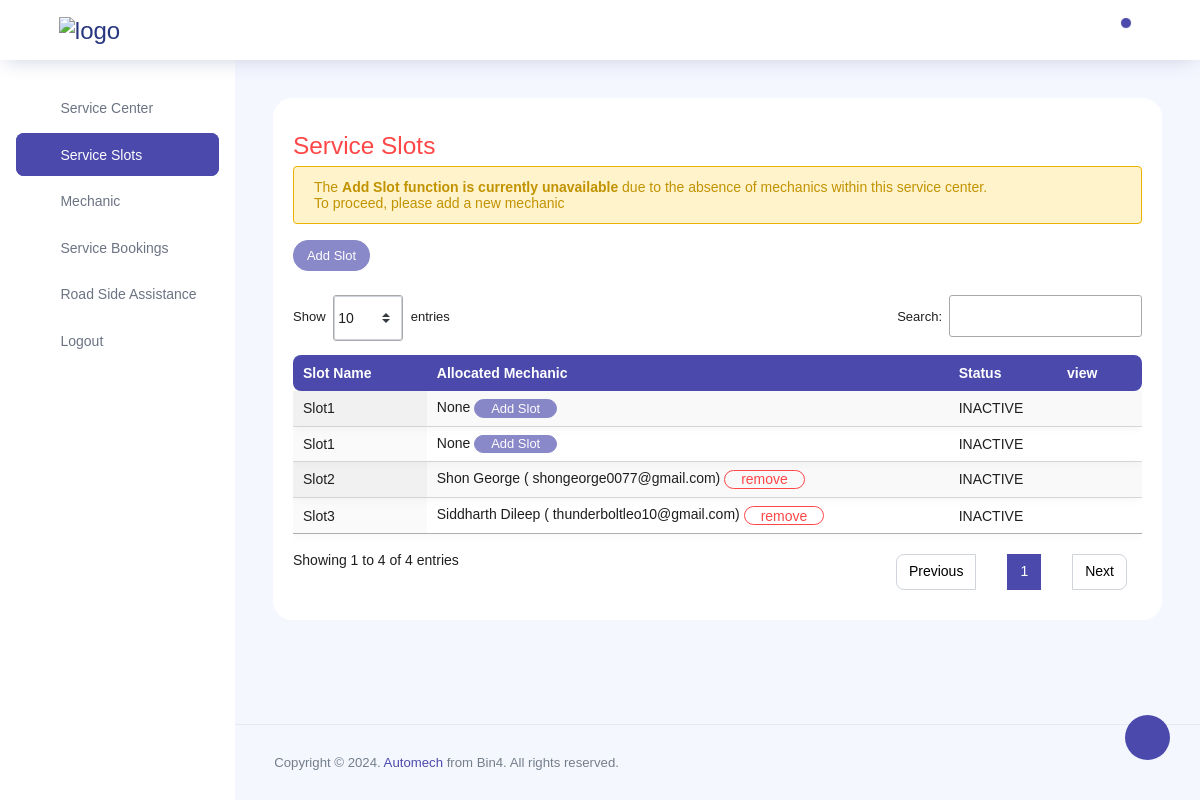
Page /manager/service_slots/ (signed in) on the committed database.
### client/models.py (models this page shows, shortened)
class ServicesSlots(models.Model):
    slotname = models.CharField(max_length=100)
    service_center = models.ForeignKey(ServiceCenter, on_delete=models.CASCADE)
    allocated_mech = models.ForeignKey(Client, on_delete=models.CASCADE, null=True, blank=True)  # Assuming Client is the correct model for the mechanic
    STATUS_CHOICES = [('ACTIVE','Active'),('INACTIVE','Inactive')]
    status = models.CharField(max_length=50, choices=STATUS_CHOICES, default='INACTIVE')
    slug = models.SlugField(unique=True, blank=True)

class User(AbstractUser):
    email=models.EmailField(max_length=100,unique=True)
    USERNAME_FIELD='email'
    REQUIRED_FIELDS=['first_name', 'last_name']
    class Role(models.TextChoices):
        ADMIN="ADMIN",'Admin'
        MECHANIC="MECHANIC",'Mechanic'
        MANAGER="MANAGER",'Manager'
        CLIENT="CLIENT",'Client'
    slug = models.SlugField(unique=True,blank=True)
    base_role = Role.CLIENT
    role = models.CharField(max_length=50, choices=Role.choices)
    objects = CustomUserManager()

### client/manager_views.py (the view)
# urls.py: path('service_slots/',views.manager_slots,name="service_slots"),
@manager_required
def manager_slots(request):
    if request.method == 'POST':
        form = ServicesSlotsForm(request.POST, user=request.user)
        if form.is_valid():
            form.instance.service_center = request.user.servicecenter
            form.save()
            return redirect('service_slots')
        form1 = SlotsMechAddForm(request.POST, user=request.user)
        if form1.is_valid():
            slug = request.POST.get('slotslug')
            man_id = request.POST.get('Mechanic')
            mech = User.objects.get(id = man_id)
            services_slot = get_object_or_404(ServicesSlots, slug=slug)
            services_slot.allocated_mech = mech
            services_slot.save()
        return redirect('service_slots')
    else:
        form = ServicesSlotsForm(user=request.user)
        form1 = SlotsMechAddForm(user=request.user)
    user =request.user
    mcount = available_mechanics(request.user)
    service_slots = ServicesSlots.objects.filter(service_center=user.servicecenter)
    context = {
        'form': form,
        'mcount': mcount,
        'service_slots': service_slots,
        'form1': form1,
    }
    return render(request, 'manager/manager_slots.html', context)

### client/forms.py (shortened to what this page needs)
class ServicesSlotsForm(forms.ModelForm):
    class Meta:
        model = ServicesSlots
        fields = ['slotname', 'allocated_mech']
        widgets = {
            'slotname': forms.TextInput(attrs={'placeholder': 'Enter the Slot Name','class': 'form-control'}),
            'allocated_mech': forms.Select(attrs={'class': 'form-control'}),
            }
    def __init__(self, *args, user=None, **kwargs):
        super().__init__(*args, **kwargs)
        self.user = user
        self.fields['allocated_mech'] = AvailableMechanicChoiceField(queryset=self.get_available_mechanics())
    def get_available_mechanics(self):
        service_center_instance = self.user.servicecenter
        mechanic_list = mechanicList.objects.filter(service_center=service_center_instance).values_list('mechanic', flat=True)
        existing_slot = ServicesSlots.objects.values_list('allocated_mech', flat=True)
        allocated_mechanics = Client.objects.filter(pk__in=existing_slot)
        available_mechanics = Client.objects.filter(pk__in=mechanic_list).exclude(pk__in=allocated_mechanics)
        return available_mechanics

class SlotsMechAddForm(forms.Form):
    slotslug = forms.CharField()
    class Meta:
        fields = ['Mechanic','slotslug']
        widgets = {
            'Mechanic': forms.Select(attrs={'class': 'form-control'}),
            }
    def __init__(self, *args, user=None, **kwargs):
        super().__init__(*args, **kwargs)
        self.user = user
        self.fields['Mechanic'] = AvailableMechanicChoiceField(queryset=self.get_available_mechanics())
    def get_available_mechanics(self):
        service_center_instance = self.user.servicecenter
        mechanic_list = mechanicList.objects.filter(service_center=service_center_instance).values_list('mechanic', flat=True)
        existing_slot = ServicesSlots.objects.values_list('allocated_mech', flat=True)
        allocated_mechanics = Client.objects.filter(pk__in=existing_slot)
        available_mechanics = Client.objects.filter(pk__in=mechanic_list).exclude(pk__in=allocated_mechanics)
        return available_mechanics

### templates/manager/manager_slots.html (shortened to what this page needs)
{% extends 'manager/managerbase.html' %}
{% block conhead%}
  <link rel="stylesheet" type="text/css" href="https://cdn.datatables.net/1.11.5/css/jquery.dataTables.css">
{% endblock %}
{%block content%}
{% load static %}
  <div class="row">
    <div class="col-md-12 grid-margin stretch-card">
      <div class="card">
        <div class="card">
          <div class="card-body">
            <h3 class="text-danger mt-3">Service Slots </h3>
            {% if mcount == 0 %}
            <div class="alert alert-warning" role="alert">
              The <b>Add Slot function is currently unavailable </b>due to the absence of mechanics within this service center. <br>To proceed, please add a new mechanic
            </div>
            {% endif %}
            <button type="button" class="btn btn-primary btn-sm" data-toggle="modal" data-target="#slotModal" {% if mcount == 0 %}disabled{% endif %} >
              Add Slot
            </button>
            {%if service_slots%}
            <div class="table-responsive mt-4">
              <table id="myDataTable" class="display expandable-table dataTable no-footer">
                <thead>
                    <tr>
                        <th>Slot Name</th>
                        <th>Allocated Mechanic</th>
                        <th>Status</th>
                        <th>view</th>
                    </tr>
                </thead>
                <tbody>
                  {%for service_slot in service_slots %}
                  <tr>
                    <td>{{service_slot.slotname}} </td>
                    <td>
                      {%if service_slot.allocated_mech %}
                        {{service_slot.allocated_mech.get_full_name}} ( {{service_slot.allocated_mech}})
                        <a href="{% url 'remove_alloc_mech' solt_slug=service_slot.slug %}" class="btn btn-outline-danger btn-fw confirmation-link">remove</a>
                      {%else%}
                      None
                      <button type="button" class="btn btn-primary btn-sm" data-toggle="modal" data-target="#slotModal{{service_slot.slotname}}" {% if mcount == 0 %}disabled{% endif %} >
                        Add Slot
                      </button>
                      {%endif%}
                    </td>
                    <td>{{service_slot.status}} </td>
                    <td class=" details-control"></td>
                  </tr>
                  {% endfor %}
                    </tbody>
              </table>
            </div>
            {% endif %}
          </div>
        </div>
      </div>
    </div>
  </div>
 {%endblock%}

### rows in the picture
ServicesSlots: slotname "Slot1", status "INACTIVE"
ServicesSlots: slotname "Slot2", allocated_mech.get_full_name "Shon George", allocated_mech "shongeorge0077@gmail.com", status "INACTIVE"
ServicesSlots: slotname "Slot1", status "INACTIVE"
ServicesSlots: slotname "Slot3", allocated_mech.get_full_name "Siddharth Dileep", allocated_mech "thunderboltleo10@gmail.com", status "INACTIVE"
